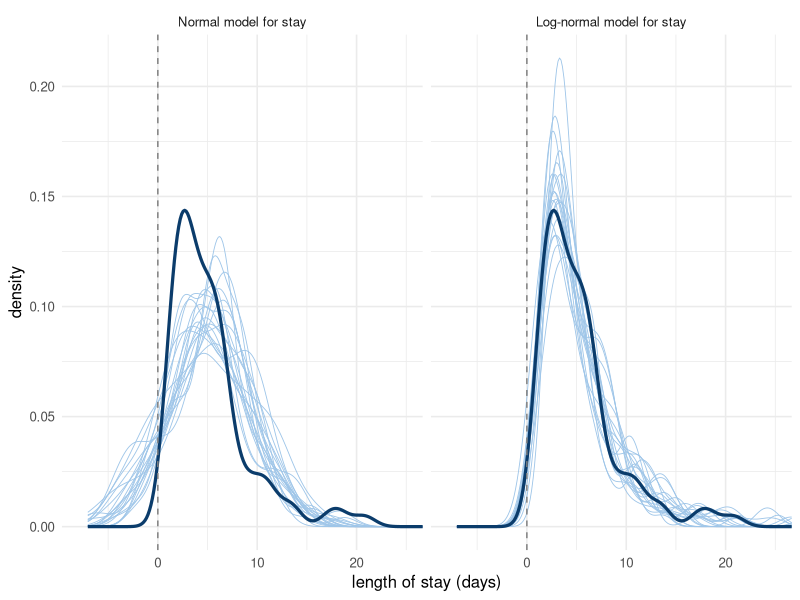

Reproduce this figure in R.
## ---- chunk 1
#| include: false
knitr::opts_chunk$set(echo = FALSE, message = FALSE, warning = FALSE)
library(ggplot2)
theme_set(theme_minimal(base_size = 12))
set.seed(540)
## ---- chunk 2
#| label: fig-ppc
#| fig-cap: "Posterior predictive checks for simulated lengths of hospital stay (days). Left: a normal model: replications are symmetric and go below zero. Right: a normal model for log(stay), back-transformed: replications resemble the data."
#| fig-height: 3.2
stay <- round(rlnorm(80, meanlog = log(4), sdlog = 0.7), 1)
n <- length(stay)
draw_normal_posterior <- function(y, S) {
  sigma2 <- (length(y) - 1) * var(y) / rchisq(S, df = length(y) - 1)
  data.frame(mu = rnorm(S, mean(y), sqrt(sigma2 / length(y))), sigma = sqrt(sigma2))
}
post_raw <- draw_normal_posterior(stay, 20)
post_log <- draw_normal_posterior(log(stay), 20)
reps <- rbind(
  do.call(rbind, lapply(1:20, function(s) data.frame(
    y = rnorm(n, post_raw$mu[s], post_raw$sigma[s]), rep = s, model = "Normal model for stay"))),
  do.call(rbind, lapply(1:20, function(s) data.frame(
    y = exp(rnorm(n, post_log$mu[s], post_log$sigma[s])), rep = s, model = "Log-normal model for stay")))
)
obs <- rbind(data.frame(y = stay, model = "Normal model for stay"),
             data.frame(y = stay, model = "Log-normal model for stay"))
reps$model <- factor(reps$model, levels = c("Normal model for stay", "Log-normal model for stay"))
obs$model <- factor(obs$model, levels = levels(reps$model))
ggplot() +
  geom_density(data = reps, aes(y, group = rep), colour = "#9ec5e8", linewidth = 0.3) +
  geom_density(data = obs, aes(y), colour = "#0b3c6b", linewidth = 1.1) +
  facet_wrap(~ model) + coord_cartesian(xlim = c(-8, 25)) +
  geom_vline(xintercept = 0, linetype = "dashed", colour = "grey50") +
  labs(x = "length of stay (days)", y = "density")
